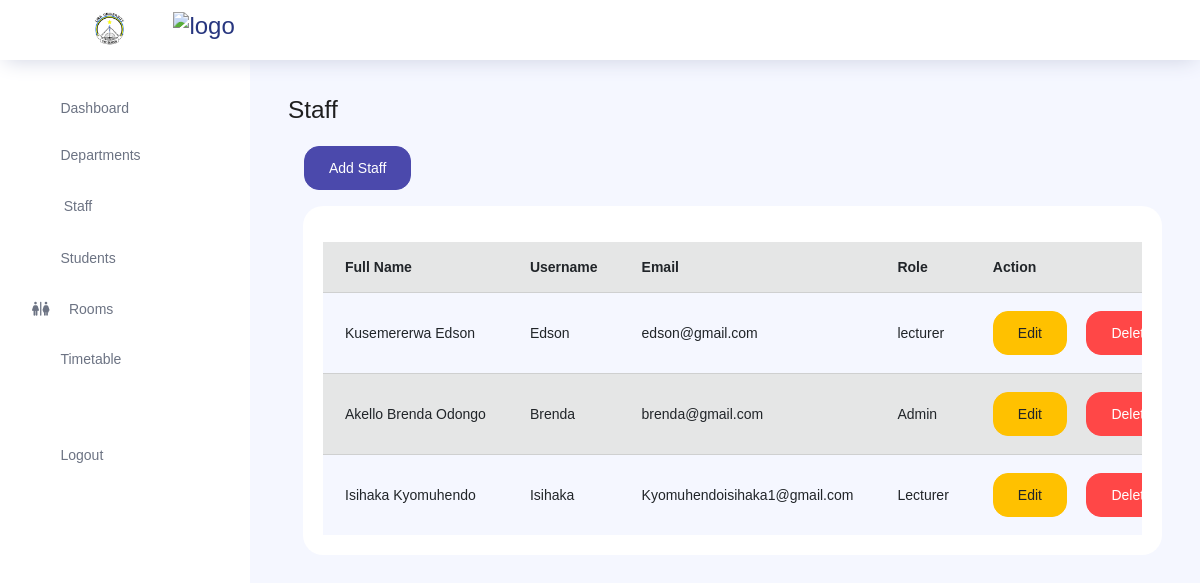
Page /staff/ on the committed database.
### store/models.py (models this page shows, shortened)
class Staff(models.Model):
    ROLE = [('Admin','Admin'),('Lecturer','Lecturer')]
    department = models.ForeignKey(Department, on_delete=models.CASCADE)
    fullname = models.CharField(max_length=255)
    username = models.CharField(max_length=255)
    email = models.EmailField()
    password = models.CharField(max_length=255)
    role = models.CharField(max_length=50, choices=ROLE, default='lecturer')

### core/views.py (the view, shortened to what this page needs)
# urls.py: path('staff/', views.staff, name='staff'),
def staff(request):
    departments = Department.objects.all()
    staffs = Staff.objects.all().order_by('-id')
    context = {
        'departments':departments,
        'staffs':staffs,
    }
    return render(request, 'core/staff.html', context)

### templates/core/staff.html (shortened to what this page needs)
{% extends 'core/layout.html'%} {% block content %}
<h3>Staff</h3>
<a href="#" type="button" class="btn-primary btn-fw btn m-3" data-toggle="modal" data-target="#addStaff">Add Staff</a>
<div class="col-lg-12 grid-margin stretch-card">
    <div class="card">
        <div class="card-body">
            <div class="table-responsive pt-3">
                <table class="table table-secondary table-striped">
                    <thead>
                        <tr>
                            <th>Full Name</th>
                            <th>Username</th>
                            <th>Email</th>
                            <th>Role</th>
                            <th>Action</th>
                        </tr>
                    </thead>
                    <tbody>
                    {% for s in staffs%}
                        <tr>
                            <td>{{s.fullname}}</td>
                            <td>{{s.username}}</td>
                            <td>{{s.email}}</td>
                            <td>{{s.role}}</td>
                            <td>
                                <a href="#" data-toggle="modal" data-target="#editStaff{{ s.id }}"><button class="btn btn-warning">Edit</button></a>&nbsp;&nbsp;&nbsp;&nbsp;
                                <a href="{% url 'core:deleteStaff' staff_id=s.pk %}" onclick="return(confirm('Are you sure you want to delete this staff?'))"><button class="btn btn-danger">Delete</button></i></a>
                            </td>
                        </tr>
                        {%endfor%}
                    </tbody>
                </table>
            </div>
        </div>
    </div>
</div>
{%endblock%}

### templates/core/layout.html (shortened to what this page needs)
{% load static%}
<!DOCTYPE html>
<html lang="en">
<head>
  <link rel="stylesheet" href="{% static 'vendors/feather/feather.css' %}">
  <link rel="stylesheet" href="{% static 'vendors/ti-icons/css/themify-icons.css' %}">
  <link rel="stylesheet" href="{% static 'vendors/css/vendor.bundle.base.css' %}">
  <link rel="stylesheet" href="{% static 'vendors/mdi/css/materialdesignicons.min.css' %}">
  <link rel="stylesheet" href="{% static 'vendors/datatables.net-bs4/dataTables.bootstrap4.css' %}">
  <link rel="stylesheet" href="{% static 'vendors/ti-icons/css/themify-icons.css' %}">
  <link rel="stylesheet" type="text/css" href="{% static 'js/select.dataTables.min.css' %}">
  <link rel="stylesheet" href="{% static 'css/vertical-layout-light/style.css' %}">
  <link rel="stylesheet" href="https://cdnjs.cloudflare.com/ajax/libs/font-awesome/6.0.0-beta3/css/all.min.css">
  <link rel="stylesheet" href="{% static 'css/style.css'%}">
</head>
<body>
  <div class="container-scroller">
    <nav class="navbar col-lg-12 col-12 p-0 fixed-top">
      <div class="navbar-menu-wrapper d-flex align-items-center justify-content-between w-100">
        <div class="navbar-brand-wrapper">
          <a class="navbar-brand brand-logo ml-3 d-flex align-items-center my-2" href="#">
            <img src="{% static 'images/timetable/logolira.png' %}" class="mr-2" alt="Lira University" />
            <img src="{% static 'images/timetable/tt.png' %}" alt="logo" />
          </a>
        </div>
        <ul class="navbar-nav navbar-nav-right">
          <li class="nav-item dropdown">
            <a class="nav-link count-indicator dropdown-toggle" id="notificationDropdown" href="{% url 'core:settings'%}">
              <i class="ti-settings mx-0"></i>
            </a>
          </li>
        </ul>
      </div>
    </nav>
    <div class="container-fluid page-body-wrapper">
      <nav class="sidebar sidebar-offcanvas position-fixed" id="sidebar">
        <ul class="nav">
          <li class="nav-item">
            <a class="nav-link" href="{% url 'core:dashboard'%}">
              <i class="icon-grid menu-icon"></i>
              <span class="menu-title">Dashboard</span>
            </a>
          </li>
          <li class="nav-item">
            <a class="nav-link" href="{% url 'core:departments' %}">
              <i class="icon-layout menu-icon"></i>
              <span class="menu-title">Departments</span>
            </a>
          </li>
          <li class="nav-item">
            <a class="nav-link" href="{% url 'core:staff' %}">
              <i style="font-size: 15px; margin-right: 20px;" class="mdi mdi-human-greeting"></i>
              <span class="menu-title">Staff</span>
            </a>
          </li>
          <li class="nav-item">
            <a class="nav-link" href="{% url 'core:student' %}">
              <i class="icon-head menu-icon"></i>
              <span class="menu-title">Students</span>
            </a>
          </li>
          <li class="nav-item">
            <a class="nav-link" href="{% url 'core:room' %}">
              <i class="fa-solid fa-restroom"></i> &nbsp;&nbsp;&nbsp;&nbsp;&nbsp;
              <span class="menu-title">Rooms</span>
            </a>
          </li>
          <li class="nav-item">
            <a class="nav-link" href="#">
              <i class="icon-head menu-icon"></i>
              <span class="menu-title">Timetable</span>
            </a>
          </li>
          <br>
          <li class="nav-item">
            <a class="nav-link" href="{% url 'core:logout' %}">
              <i class="icon-lock menu-icon"></i>
              <span class="menu-title" onclick="performAction()">Logout</span>
            </a>
          </li>
        </ul>
      </nav>
      <div class="main-panel" style="margin-left: 250px;">
        <div class="content-wrapper">
          {% block content%}
          {% endblock%}
        </div>
      </div>
    </div>
  </div>
</body>
</html>

### rows in the picture
Staff: fullname "Kusemererwa Edson", username "Edson", email "edson@gmail.com", role "lecturer"
Staff: fullname "Akello Brenda Odongo", username "Brenda", email "brenda@gmail.com", role "Admin"
Staff: fullname "Isihaka Kyomuhendo", username "Isihaka", email "Kyomuhendoisihaka1@gmail.com", role "Lecturer"
